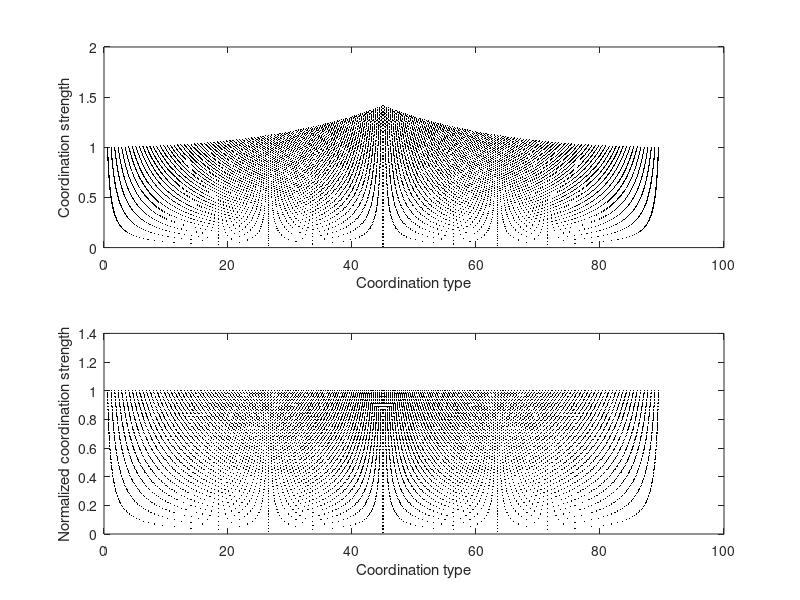
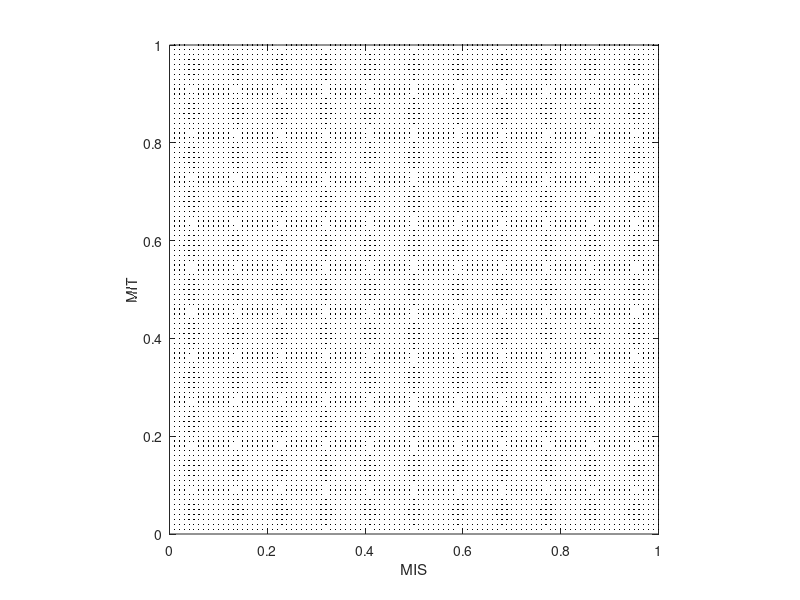

The MATLAB script that drew these images, in order:
% function testsim_MI_coordination

MIS = 0.01:0.01:1;
MIT = 0.01:0.01:1;


n = length(MIT);

m = 1;
for s = 1:n,
    for t = 1:n,
        CoordType(s,t) = atan(MIS(s)/MIT(t))*180/pi;
        CoordStrength(s,t) = sqrt(MIS(s)^2 + MIT(t)^2);
        x=min(CoordType(s,t),90-CoordType(s,t))/180*pi; % rad
        normCoordStrength(s,t) = CoordStrength(s,t)/sqrt(1+tan(x)^2);
        normCoordStrength_simple(s,t) = max(MIS(s),MIT(t));
        MI.MIS(m) = MIS(s);
        MI.MIT(m) = MIT(t);
        m = m + 1;
        
    end
end

figure('Color',[1 1 1])
subplot(2,1,1)
plot(reshape(CoordType,1,n^2),reshape(CoordStrength,1,n^2),'k.','MarkerSize',0.5);
xlabel('Coordination type');
ylabel('Coordination strength');

subplot(2,1,2)
plot(reshape(CoordType,1,n^2),reshape(normCoordStrength,1,n^2),'k.','MarkerSize',0.5); hold on;
% plot(reshape(CoordType,1,n^2),reshape(normCoordStrength_simple,1,n^2),'ro');
xlabel('Coordination type');
ylabel('Normalized coordination strength');

figure('Color',[1 1 1])
plot(MI.MIS,MI.MIT,'k.','MarkerSize',0.5);
xlabel('MIS');
ylabel('MIT');
axis equal
axis square


